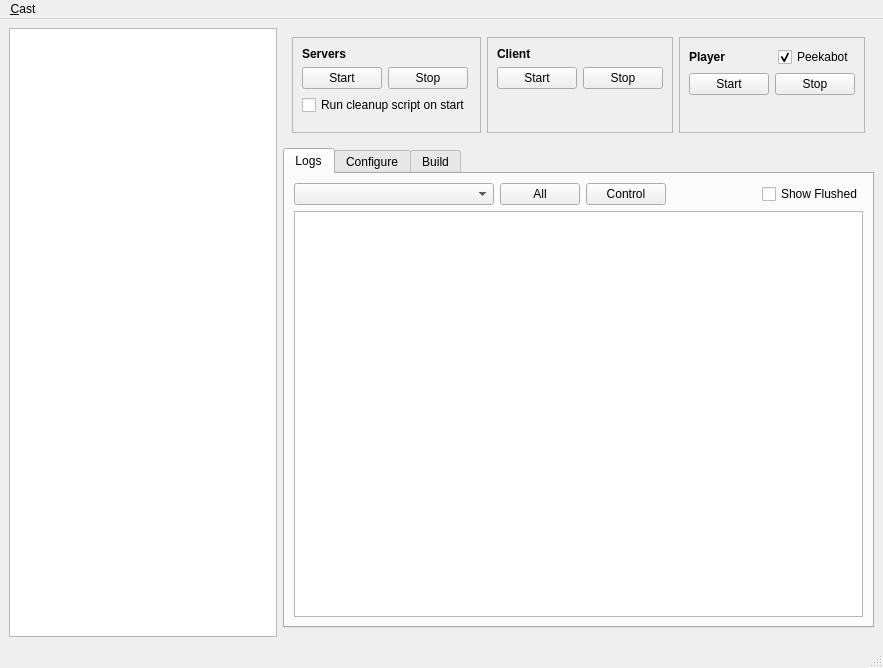
<?xml version="1.0" encoding="UTF-8"?>
<ui version="4.0">
 <class>MainWindow</class>
 <widget class="QMainWindow" name="MainWindow">
  <property name="geometry">
   <rect>
    <x>0</x>
    <y>0</y>
    <width>883</width>
    <height>668</height>
   </rect>
  </property>
  <property name="windowTitle">
   <string>CAST Control</string>
  </property>
  <property name="locale">
   <locale language="English" country="UnitedStates"/>
  </property>
  <widget class="QWidget" name="centralwidget">
   <layout class="QHBoxLayout" name="horizontalLayout">
    <item>
     <widget class="QTreeView" name="processTree">
      <property name="sizePolicy">
       <sizepolicy hsizetype="Expanding" vsizetype="Expanding">
        <horstretch>1</horstretch>
        <verstretch>0</verstretch>
       </sizepolicy>
      </property>
      <property name="minimumSize">
       <size>
        <width>240</width>
        <height>0</height>
       </size>
      </property>
      <property name="maximumSize">
       <size>
        <width>400</width>
        <height>16777215</height>
       </size>
      </property>
     </widget>
    </item>
    <item>
     <widget class="QFrame" name="frame_6">
      <property name="sizePolicy">
       <sizepolicy hsizetype="Preferred" vsizetype="Preferred">
        <horstretch>2</horstretch>
        <verstretch>0</verstretch>
       </sizepolicy>
      </property>
      <property name="frameShape">
       <enum>QFrame::NoFrame</enum>
      </property>
      <property name="frameShadow">
       <enum>QFrame::Raised</enum>
      </property>
      <layout class="QVBoxLayout" name="verticalLayout_7">
       <property name="leftMargin">
        <number>0</number>
       </property>
       <property name="topMargin">
        <number>0</number>
       </property>
       <property name="rightMargin">
        <number>0</number>
       </property>
       <item>
        <widget class="QFrame" name="frame_5">
         <property name="sizePolicy">
          <sizepolicy hsizetype="Preferred" vsizetype="MinimumExpanding">
           <horstretch>0</horstretch>
           <verstretch>0</verstretch>
          </sizepolicy>
         </property>
         <property name="frameShape">
          <enum>QFrame::NoFrame</enum>
         </property>
         <property name="frameShadow">
          <enum>QFrame::Raised</enum>
         </property>
         <layout class="QHBoxLayout" name="horizontalLayout_5">
          <item>
           <widget class="QFrame" name="frame">
            <property name="sizePolicy">
             <sizepolicy hsizetype="Preferred" vsizetype="Minimum">
              <horstretch>0</horstretch>
              <verstretch>0</verstretch>
             </sizepolicy>
            </property>
            <property name="frameShape">
             <enum>QFrame::StyledPanel</enum>
            </property>
            <property name="frameShadow">
             <enum>QFrame::Raised</enum>
            </property>
            <layout class="QVBoxLayout" name="verticalLayout_3">
             <item>
              <layout class="QHBoxLayout" name="horizontalLayout_10">
               <item>
                <widget class="QLabel" name="label">
                 <property name="font">
                  <font>
                   <weight>75</weight>
                   <bold>true</bold>
                  </font>
                 </property>
                 <property name="text">
                  <string>Servers</string>
                 </property>
                </widget>
               </item>
              </layout>
             </item>
             <item>
              <layout class="QHBoxLayout" name="horizontalLayout_3">
               <item>
                <widget class="QPushButton" name="btServerStart">
                 <property name="text">
                  <string>Start</string>
                 </property>
                </widget>
               </item>
               <item>
                <widget class="QPushButton" name="btServerStop">
                 <property name="text">
                  <string>Stop</string>
                 </property>
                </widget>
               </item>
               <item>
                <spacer name="horizontalSpacer_2">
                 <property name="orientation">
                  <enum>Qt::Horizontal</enum>
                 </property>
                 <property name="sizeHint" stdset="0">
                  <size>
                   <width>40</width>
                   <height>20</height>
                  </size>
                 </property>
                </spacer>
               </item>
              </layout>
             </item>
             <item>
              <widget class="QCheckBox" name="ckCleanupScript">
               <property name="text">
                <string>Run cleanup script on start</string>
               </property>
              </widget>
             </item>
             <item>
              <spacer name="verticalSpacer">
               <property name="orientation">
                <enum>Qt::Vertical</enum>
               </property>
               <property name="sizeType">
                <enum>QSizePolicy::MinimumExpanding</enum>
               </property>
               <property name="sizeHint" stdset="0">
                <size>
                 <width>20</width>
                 <height>8</height>
                </size>
               </property>
              </spacer>
             </item>
            </layout>
           </widget>
          </item>
          <item>
           <widget class="QFrame" name="frame_2">
            <property name="sizePolicy">
             <sizepolicy hsizetype="Preferred" vsizetype="Minimum">
              <horstretch>0</horstretch>
              <verstretch>0</verstretch>
             </sizepolicy>
            </property>
            <property name="frameShape">
             <enum>QFrame::StyledPanel</enum>
            </property>
            <property name="frameShadow">
             <enum>QFrame::Raised</enum>
            </property>
            <layout class="QVBoxLayout" name="verticalLayout_4">
             <item>
              <layout class="QHBoxLayout" name="horizontalLayout_9">
               <item>
                <widget class="QLabel" name="label_2">
                 <property name="font">
                  <font>
                   <weight>75</weight>
                   <bold>true</bold>
                  </font>
                 </property>
                 <property name="text">
                  <string>Client</string>
                 </property>
                </widget>
               </item>
              </layout>
             </item>
             <item>
              <layout class="QHBoxLayout" name="horizontalLayout_4">
               <item>
                <widget class="QPushButton" name="btClientStart">
                 <property name="text">
                  <string>Start</string>
                 </property>
                </widget>
               </item>
               <item>
                <widget class="QPushButton" name="btClientStop">
                 <property name="text">
                  <string>Stop</string>
                 </property>
                </widget>
               </item>
               <item>
                <spacer name="horizontalSpacer_3">
                 <property name="orientation">
                  <enum>Qt::Horizontal</enum>
                 </property>
                 <property name="sizeHint" stdset="0">
                  <size>
                   <width>40</width>
                   <height>20</height>
                  </size>
                 </property>
                </spacer>
               </item>
              </layout>
             </item>
             <item>
              <spacer name="verticalSpacer_2">
               <property name="orientation">
                <enum>Qt::Vertical</enum>
               </property>
               <property name="sizeType">
                <enum>QSizePolicy::MinimumExpanding</enum>
               </property>
               <property name="sizeHint" stdset="0">
                <size>
                 <width>20</width>
                 <height>8</height>
                </size>
               </property>
              </spacer>
             </item>
            </layout>
           </widget>
          </item>
          <item>
           <widget class="QFrame" name="frame_3">
            <property name="sizePolicy">
             <sizepolicy hsizetype="Preferred" vsizetype="Minimum">
              <horstretch>0</horstretch>
              <verstretch>0</verstretch>
             </sizepolicy>
            </property>
            <property name="frameShape">
             <enum>QFrame::StyledPanel</enum>
            </property>
            <property name="frameShadow">
             <enum>QFrame::Raised</enum>
            </property>
            <layout class="QVBoxLayout" name="verticalLayout_5">
             <item>
              <layout class="QHBoxLayout" name="horizontalLayout_7">
               <item>
                <widget class="QLabel" name="label_9">
                 <property name="font">
                  <font>
                   <weight>75</weight>
                   <bold>true</bold>
                  </font>
                 </property>
                 <property name="text">
                  <string>Player</string>
                 </property>
                </widget>
               </item>
               <item>
                <spacer name="horizontalSpacer_6">
                 <property name="orientation">
                  <enum>Qt::Horizontal</enum>
                 </property>
                 <property name="sizeHint" stdset="0">
                  <size>
                   <width>40</width>
                   <height>20</height>
                  </size>
                 </property>
                </spacer>
               </item>
               <item>
                <widget class="QCheckBox" name="ckPeekabot">
                 <property name="text">
                  <string>Peekabot</string>
                 </property>
                 <property name="checked">
                  <bool>true</bool>
                 </property>
                </widget>
               </item>
              </layout>
             </item>
             <item>
              <layout class="QHBoxLayout" name="horizontalLayout_8">
               <item>
                <widget class="QPushButton" name="btPlayerStart">
                 <property name="text">
                  <string>Start</string>
                 </property>
                </widget>
               </item>
               <item>
                <widget class="QPushButton" name="btPlayerStop">
                 <property name="text">
                  <string>Stop</string>
                 </property>
                </widget>
               </item>
               <item>
                <spacer name="horizontalSpacer_4">
                 <property name="orientation">
                  <enum>Qt::Horizontal</enum>
                 </property>
                 <property name="sizeHint" stdset="0">
                  <size>
                   <width>40</width>
                   <height>20</height>
                  </size>
                 </property>
                </spacer>
               </item>
              </layout>
             </item>
             <item>
              <spacer name="verticalSpacer_3">
               <property name="orientation">
                <enum>Qt::Vertical</enum>
               </property>
               <property name="sizeType">
                <enum>QSizePolicy::MinimumExpanding</enum>
               </property>
               <property name="sizeHint" stdset="0">
                <size>
                 <width>20</width>
                 <height>8</height>
                </size>
               </property>
              </spacer>
             </item>
            </layout>
           </widget>
          </item>
         </layout>
        </widget>
       </item>
       <item>
        <widget class="QTabWidget" name="tabWidget">
         <property name="sizePolicy">
          <sizepolicy hsizetype="Expanding" vsizetype="Expanding">
           <horstretch>3</horstretch>
           <verstretch>1</verstretch>
          </sizepolicy>
         </property>
         <property name="currentIndex">
          <number>0</number>
         </property>
         <widget class="QWidget" name="tabLogs">
          <attribute name="title">
           <string>Logs</string>
          </attribute>
          <layout class="QVBoxLayout" name="verticalLayout">
           <item>
            <layout class="QHBoxLayout" name="horizontalLayout_2">
             <item>
              <widget class="QComboBox" name="logfileCmbx">
               <property name="sizePolicy">
                <sizepolicy hsizetype="Maximum" vsizetype="Fixed">
                 <horstretch>4</horstretch>
                 <verstretch>0</verstretch>
                </sizepolicy>
               </property>
               <property name="minimumSize">
                <size>
                 <width>200</width>
                 <height>0</height>
                </size>
               </property>
               <property name="statusTip">
                <string>Active log</string>
               </property>
              </widget>
             </item>
             <item>
              <widget class="QPushButton" name="btLogViewAll">
               <property name="text">
                <string>All</string>
               </property>
              </widget>
             </item>
             <item>
              <widget class="QPushButton" name="btLogViewControl">
               <property name="text">
                <string>Control</string>
               </property>
              </widget>
             </item>
             <item>
              <spacer name="horizontalSpacer">
               <property name="orientation">
                <enum>Qt::Horizontal</enum>
               </property>
               <property name="sizeHint" stdset="0">
                <size>
                 <width>88</width>
                 <height>17</height>
                </size>
               </property>
              </spacer>
             </item>
             <item>
              <widget class="QCheckBox" name="ckShowFlushMsgs">
               <property name="text">
                <string>Show Flushed</string>
               </property>
              </widget>
             </item>
            </layout>
           </item>
           <item>
            <widget class="QTextEdit" name="mainLogfileTxt">
             <property name="undoRedoEnabled">
              <bool>false</bool>
             </property>
             <property name="textInteractionFlags">
              <set>Qt::TextSelectableByKeyboard|Qt::TextSelectableByMouse</set>
             </property>
            </widget>
           </item>
          </layout>
         </widget>
         <widget class="QWidget" name="tab_2">
          <attribute name="title">
           <string>Configure</string>
          </attribute>
          <layout class="QVBoxLayout" name="verticalLayout_2">
           <item>
            <widget class="QFrame" name="frame_11">
             <property name="frameShape">
              <enum>QFrame::StyledPanel</enum>
             </property>
             <property name="frameShadow">
              <enum>QFrame::Raised</enum>
             </property>
             <layout class="QVBoxLayout" name="verticalLayout_14">
              <item>
               <widget class="QLabel" name="label_3">
                <property name="font">
                 <font>
                  <weight>75</weight>
                  <bold>true</bold>
                 </font>
                </property>
                <property name="text">
                 <string>Client</string>
                </property>
               </widget>
              </item>
              <item>
               <layout class="QHBoxLayout" name="horizontalLayout_13">
                <item>
                 <widget class="QLabel" name="label_14">
                  <property name="text">
                   <string>Run on host</string>
                  </property>
                 </widget>
                </item>
                <item>
                 <widget class="QComboBox" name="clientHostCmbx">
                  <property name="sizePolicy">
                   <sizepolicy hsizetype="Preferred" vsizetype="Fixed">
                    <horstretch>0</horstretch>
                    <verstretch>0</verstretch>
                   </sizepolicy>
                  </property>
                  <property name="minimumSize">
                   <size>
                    <width>200</width>
                    <height>0</height>
                   </size>
                  </property>
                 </widget>
                </item>
                <item>
                 <spacer name="horizontalSpacer_8">
                  <property name="orientation">
                   <enum>Qt::Horizontal</enum>
                  </property>
                  <property name="sizeHint" stdset="0">
                   <size>
                    <width>40</width>
                    <height>20</height>
                   </size>
                  </property>
                 </spacer>
                </item>
               </layout>
              </item>
              <item>
               <layout class="QHBoxLayout" name="horizontalLayout_14">
                <item>
                 <widget class="QLabel" name="label_6">
                  <property name="text">
                   <string>Configuration</string>
                  </property>
                 </widget>
                </item>
                <item>
                 <widget class="QComboBox" name="clientConfigCmbx">
                  <property name="sizePolicy">
                   <sizepolicy hsizetype="Expanding" vsizetype="Fixed">
                    <horstretch>4</horstretch>
                    <verstretch>0</verstretch>
                   </sizepolicy>
                  </property>
                  <property name="minimumSize">
                   <size>
                    <width>200</width>
                    <height>0</height>
                   </size>
                  </property>
                  <property name="statusTip">
                   <string>CAST configuration file </string>
                  </property>
                 </widget>
                </item>
                <item>
                 <widget class="QPushButton" name="btBrowseCastFile">
                  <property name="text">
                   <string>...</string>
                  </property>
                 </widget>
                </item>
                <item>
                 <widget class="QPushButton" name="btEditClientConfig">
                  <property name="text">
                   <string>Edit</string>
                  </property>
                 </widget>
                </item>
               </layout>
              </item>
             </layout>
            </widget>
           </item>
           <item>
            <widget class="QFrame" name="frame_10">
             <property name="frameShape">
              <enum>QFrame::StyledPanel</enum>
             </property>
             <property name="frameShadow">
              <enum>QFrame::Raised</enum>
             </property>
             <layout class="QVBoxLayout" name="verticalLayout_13">
              <item>
               <widget class="QLabel" name="label_12">
                <property name="font">
                 <font>
                  <weight>75</weight>
                  <bold>true</bold>
                 </font>
                </property>
                <property name="text">
                 <string>Player</string>
                </property>
               </widget>
              </item>
              <item>
               <layout class="QHBoxLayout" name="horizontalLayout_11">
                <item>
                 <widget class="QLabel" name="label_13">
                  <property name="text">
                   <string>Run on host</string>
                  </property>
                 </widget>
                </item>
                <item>
                 <widget class="QComboBox" name="playerHostCmbx">
                  <property name="sizePolicy">
                   <sizepolicy hsizetype="Preferred" vsizetype="Fixed">
                    <horstretch>0</horstretch>
                    <verstretch>0</verstretch>
                   </sizepolicy>
                  </property>
                  <property name="minimumSize">
                   <size>
                    <width>200</width>
                    <height>0</height>
                   </size>
                  </property>
                 </widget>
                </item>
                <item>
                 <spacer name="horizontalSpacer_7">
                  <property name="orientation">
                   <enum>Qt::Horizontal</enum>
                  </property>
                  <property name="sizeHint" stdset="0">
                   <size>
                    <width>40</width>
                    <height>20</height>
                   </size>
                  </property>
                 </spacer>
                </item>
               </layout>
              </item>
              <item>
               <layout class="QHBoxLayout" name="horizontalLayout_12">
                <item>
                 <widget class="QLabel" name="label_8">
                  <property name="text">
                   <string>Configuration</string>
                  </property>
                 </widget>
                </item>
                <item>
                 <widget class="QComboBox" name="playerConfigCmbx">
                  <property name="sizePolicy">
                   <sizepolicy hsizetype="Expanding" vsizetype="Fixed">
                    <horstretch>4</horstretch>
                    <verstretch>0</verstretch>
                   </sizepolicy>
                  </property>
                  <property name="minimumSize">
                   <size>
                    <width>200</width>
                    <height>0</height>
                   </size>
                  </property>
                  <property name="statusTip">
                   <string>Player configuration file</string>
                  </property>
                 </widget>
                </item>
                <item>
                 <widget class="QPushButton" name="btBrowsePlayerFile">
                  <property name="text">
                   <string>...</string>
                  </property>
                 </widget>
                </item>
                <item>
                 <widget class="QPushButton" name="btEditPlayerConfig">
                  <property name="text">
                   <string>Edit</string>
                  </property>
                 </widget>
                </item>
               </layout>
              </item>
             </layout>
            </widget>
           </item>
           <item>
            <spacer name="verticalSpacer_4">
             <property name="orientation">
              <enum>Qt::Vertical</enum>
             </property>
             <property name="sizeHint" stdset="0">
              <size>
               <width>20</width>
               <height>235</height>
              </size>
             </property>
            </spacer>
           </item>
          </layout>
         </widget>
         <widget class="QWidget" name="tab_4">
          <attribute name="title">
           <string>Build</string>
          </attribute>
          <layout class="QVBoxLayout" name="verticalLayout_6">
           <item>
            <layout class="QHBoxLayout" name="horizontalLayout_6">
             <item>
              <widget class="QPushButton" name="btBuild">
               <property name="text">
                <string>make</string>
               </property>
              </widget>
             </item>
             <item>
              <widget class="QPushButton" name="btBuildInstall">
               <property name="text">
                <string>make install</string>
               </property>
              </widget>
             </item>
             <item>
              <spacer name="horizontalSpacer_5">
               <property name="orientation">
                <enum>Qt::Horizontal</enum>
               </property>
               <property name="sizeHint" stdset="0">
                <size>
                 <width>40</width>
                 <height>20</height>
                </size>
               </property>
              </spacer>
             </item>
             <item>
              <widget class="QPushButton" name="btCmakeGui">
               <property name="text">
                <string>Config...</string>
               </property>
              </widget>
             </item>
            </layout>
           </item>
           <item>
            <widget class="QTextEdit" name="buildLogfileTxt">
             <property name="undoRedoEnabled">
              <bool>false</bool>
             </property>
             <property name="textInteractionFlags">
              <set>Qt::TextSelectableByKeyboard|Qt::TextSelectableByMouse</set>
             </property>
            </widget>
           </item>
          </layout>
         </widget>
        </widget>
       </item>
      </layout>
     </widget>
    </item>
   </layout>
  </widget>
  <widget class="QMenuBar" name="menubar">
   <property name="geometry">
    <rect>
     <x>0</x>
     <y>0</y>
     <width>883</width>
     <height>23</height>
    </rect>
   </property>
   <widget class="QMenu" name="menuCast">
    <property name="title">
     <string>&amp;Cast</string>
    </property>
    <addaction name="actShowEnv"/>
    <addaction name="separator"/>
    <addaction name="actQuit"/>
   </widget>
   <addaction name="menuCast"/>
  </widget>
  <widget class="QStatusBar" name="statusbar"/>
  <action name="actQuit">
   <property name="text">
    <string>&amp;Quit</string>
   </property>
   <property name="shortcut">
    <string>Ctrl+Q</string>
   </property>
  </action>
  <action name="actOpenClientConfig">
   <property name="text">
    <string>Select Client Configuration</string>
   </property>
  </action>
  <action name="actOpenPlayerConfig">
   <property name="text">
    <string>Select Player Configuration</string>
   </property>
  </action>
  <action name="actShowEnv">
   <property name="text">
    <string>Show ENV</string>
   </property>
  </action>
  <action name="actCtxShowBuildError">
   <property name="text">
    <string>Show code</string>
   </property>
  </action>
 </widget>
 <resources/>
 <connections>
  <connection>
   <sender>btBrowseCastFile</sender>
   <signal>clicked()</signal>
   <receiver>actOpenClientConfig</receiver>
   <slot>trigger()</slot>
   <hints>
    <hint type="sourcelabel">
     <x>700</x>
     <y>237</y>
    </hint>
    <hint type="destinationlabel">
     <x>-1</x>
     <y>-1</y>
    </hint>
   </hints>
  </connection>
  <connection>
   <sender>btBrowsePlayerFile</sender>
   <signal>clicked()</signal>
   <receiver>actOpenPlayerConfig</receiver>
   <slot>trigger()</slot>
   <hints>
    <hint type="sourcelabel">
     <x>700</x>
     <y>330</y>
    </hint>
    <hint type="destinationlabel">
     <x>-1</x>
     <y>-1</y>
    </hint>
   </hints>
  </connection>
 </connections>
</ui>
